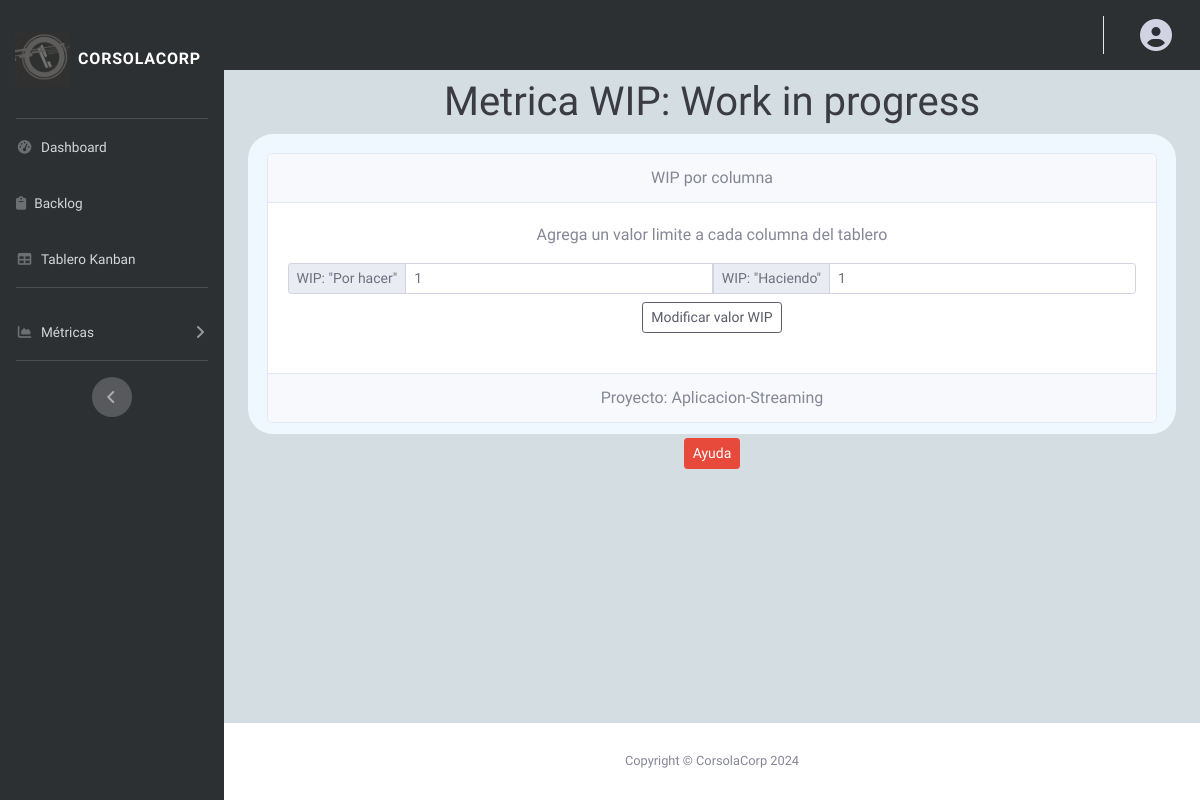
Screenshot of /MA/Vista/WIP.php with the database file from the repository.
### tables this page shows
CREATE TABLE `metricawip` (
  `idWIP` int(2) NOT NULL,
  `valorPorHacer` int(3) DEFAULT NULL,
  `valorHaciendo` int(3) DEFAULT NULL,
  `proyectoNombre` varchar(40) NOT NULL
);

CREATE TABLE `tablero` (
  `Nombre` varchar(40) NOT NULL,
  `TotalSprint` int(2) NOT NULL,
  `DuracionSprint` int(2) NOT NULL,
  `Duracion` varchar(20) NOT NULL,
  `Desarrolladores` int(2) NOT NULL,
  `FechaInicio` date NOT NULL,
  `FechaFin` date NOT NULL
);

### MA/Vista/WIP.php (the view, shortened to what this page needs)
<?php
include '../ConexionBD/conexion.php';
$querySprints = $conexion->query("SELECT * FROM tablero") or die($conexion->error);
$mostrarSprint = mysqli_fetch_array($querySprints);
$valoresWIP = "SELECT * FROM metricawip";
$resultado = $conexion->query($valoresWIP);
?>
<head>
    <link href="../../assets/css/sb-admin-2.min.css" rel="stylesheet">
    <link href="../../assets/css/general.css" rel="stylesheet">
    <link href="../../assets/css/MA/backlog.css" rel="stylesheet">
</head>
<body id="page-top">
    <div id="wrapper">
        <div id="content-wrapper" class="d-flex flex-column">
            <div id="content">
                <?php include 'navPrincipal.php' ?>
                <div class="container-fluid text-center">
                    <h1 class="my-2 text-gray-900 text-center">Metrica WIP: Work in progress</h1>
                    <div class="container-fluid" id="backlog">
                        <div class="card text-center">
                            <form action="../Controlador/Metricas/modificarWIP.php" method="POST">
                                <div class="card-header">WIP por columna</div>
                                <div class="card-body">
                                    <p class="card-text">Agrega un valor limite a cada columna del tablero</p>
                                    <div class="input-group input-group-sm mb-1">
                                        <?php
                                        while ($mostrar = $resultado->fetch_assoc()) {
                                        ?>
                                            <div class="input-group-prepend">
                                                <span class="input-group-text" id="basic-addon1">WIP: "Por hacer"</span>
                                            </div>
                                            <input REQUIRED type="number" min="1" max="50" class="form-control" name="valorPorHacer" value="<?php echo $mostrar['valorPorHacer']; ?>">
                                            <div class="input-group-prepend">
                                                <span class="input-group-text" id="basic-addon1">WIP: "Haciendo"</span>
                                            </div>
                                            <input REQUIRED type="number" min="1" max="50" class="form-control" name="valorHaciendo" value="<?php echo $mostrar['valorHaciendo']; ?>">
                                        <?php
                                        }
                                        ?>
                                    </div>
                                    <button type="submit" class="btn btn-sm btn-outline-dark my-1">Modificar valor WIP</button>
                                </div>
                            </form>
                            <div class="card-footer text-muted">
                                Proyecto: <?php echo $mostrarSprint['Nombre'] ?>
                            </div>
                        </div>
                    </div>
                    <button type="button" class="btn btn-danger btn-sm my-1" data-toggle="modal" data-target="#notasWIP">
                        Ayuda
                    </button>
                </div>
            </div>
        </div>
    </div>
</body>

### assets/css/general.css (style rules this page uses)
* { font-family: "Comfortaa", sans-serif; }
#content { background-color: #d4dde1; }

### assets/css/MA/backlog.css (style rules this page uses)
#backlog { background-color: aliceblue; padding: 2%; border-radius: 25px; max-height: 300px; overflow-y: auto; }
a { color: #d0e1f9; }

### rows the page displays
metricawip: valorPorHacer "1", valorHaciendo "1"
tablero: Nombre "Aplicacion-Streaming"
